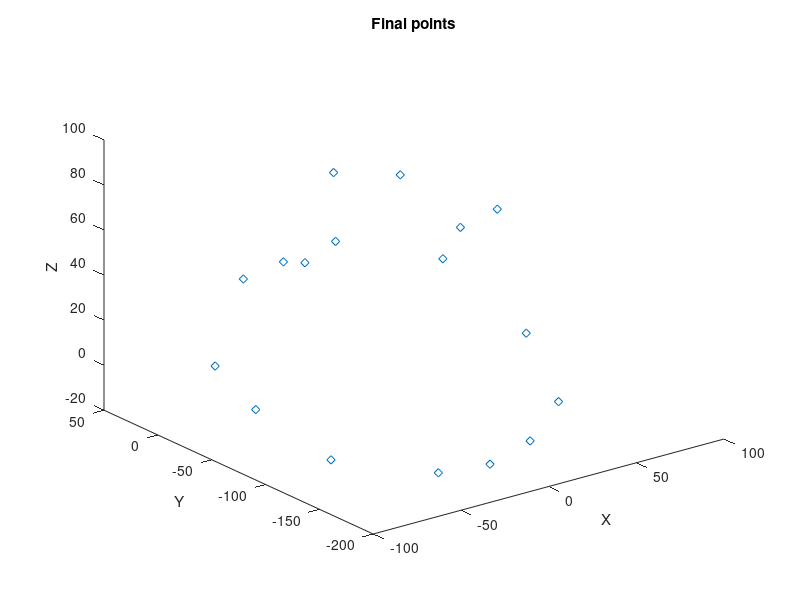

Recreate this plot in MATLAB. (Note: this script raises an error after producing the figure.)
addpath('myfuncs/');
addpath('helperfuncs/');
load('shake_6_9.mat');

% MATLAB XYZ convention
final_points = final_points.'
figure;
plot3(final_points(:,1), final_points(:,2), final_points(:,3), 'd');
title('Final points');

xlabel('X');
ylabel('Y');
zlabel('Z');

for i = 1:1:length(final_points)
    text(final_points(i,1), final_points(i,2), final_points(i,3),string(i));
end

Fpz = final_points(1,:);
Fp2 = final_points(12,:);
F8 = final_points(11,:);
T4 = final_points(10,:);
T6 = final_points(9,:);
O2 = final_points(8,:);
Oz = final_points(7,:);
O1 = final_points(6,:);
T5 = final_points(5,:);
T3 = final_points(4,:);
F7 = final_points(3,:);
Fp1 = final_points(2,:);
Fz = final_points(16,:);
Cz = final_points(14,:);
Pz = final_points(17,:);
C4 = final_points(15,:);
C3 = final_points(13,:);

% [ x, y, z ; x, y, z;]


%% P3 spline approximation
%% Find X
%% Extract out the X and Y values of spline points
spline_pts = [T5; Pz; T6];
x_vector = spline_pts(:,1);
z_vector = spline_pts(:,3);
[xxdata, zzdata] = splineplot(x_vector, z_vector);
[P3_XZ,~,~] = interparc(0.25, xxdata, zzdata,'spline');

% Visual XZ spline plot
figure;
plot(P3_XZ(1), P3_XZ(2) ,'d');
hold on;
plot(x_vector, z_vector, 'o');
plot(xxdata, zzdata);

% Find Y & Z
%% Extract out the Y and Z values of spline points
spline_pts2 = [O1; C3; Fp1];
y_spline = spline_pts2(:,2);
z_spline = spline_pts2(:,3);

[xx_fit2, yy_fit2] = splineplot(y_spline, z_spline);
[P3_YZ,~,~] = interparc(0.25, xx_fit2, yy_fit2,'spline');
P3 = [P3_XZ(1) , P3_YZ(1), P3_YZ(2)];

% Visual YZ spline plot
figure;
plot(P3_YZ(1), P3_YZ(2),'d');
hold on;
plot(y_spline, z_spline, 'o');
plot(xx_fit2, yy_fit2);

%% P4 spline approximation
% % Find X
spline_pts = [T5; Pz; T6];
x_vector = spline_pts(:,1);
z_vector = spline_pts(:,3);
[xxdata, zzdata] = splineplot(x_vector, z_vector);
[P4_XZ,~,~] = interparc(0.75, xxdata, zzdata,'spline');

% Visual XZ spline plot
figure;
plot(P4_XZ(1), P4_XZ(2) ,'d');
hold on;
plot(x_vector, z_vector, 'o');
plot(xxdata, zzdata);

% Find Y & Z
spline_pts3 = [O2; C4; Fp2];
y_spline = spline_pts3(:,2);
z_spline = spline_pts3(:,3);
[yy_fit3, zz_fit3] = splineplot(y_spline, z_spline);

[P4_YZ,~,~] = interparc(0.25, yy_fit3, zz_fit3,'spline');
P4 = [P4_XZ(1) , P4_YZ(1), P4_YZ(2)];

% Visual YZ spline plot
figure;
plot(P4_YZ(1), P4_YZ(2),'d');
hold on;
plot(y_spline, z_spline, 'o');
plot(yy_fit3, zz_fit3);

%% F4 spline approximation
% % Find X
spline_pts4 = [F7; Fz; F8];
x_spline = spline_pts4(:,1);
z_spline = spline_pts4(:,3);
[xxdata4, zzdata4] = splineplot(x_spline, z_spline);
[F4_XZ,~,~] = interparc(0.75, xxdata4,zzdata4,'spline'); % F4 is located from the right 

% Visual XZ spline plot
figure;
plot(F4_XZ(1), F4_XZ(2) ,'d'); % the predicted points
hold on;
plot(x_spline, z_spline, 'o'); % the points
plot(xxdata4, zzdata4); % spline

% Find Z Y Coordinate this spline3 is similar to the one used to find ZY of
% P4 however we find at the 75% position
y_spline = spline_pts3(:,2);
z_spline = spline_pts3(:,3);
[yy_fit3, zz_fit3] = splineplot(y_spline, z_spline);

[P4_YZ,~,~] = interparc(0.75, yy_fit3, zz_fit3,'spline');
P4 = [P4_XZ(1) , P4_YZ(1), P4_YZ(2)];

% Visual YZ spline plot
figure;
plot(P4_YZ(1), P4_YZ(2),'d');
hold on;
plot(y_spline, z_spline, 'o');
plot(yy_fit3, zz_fit3);


%% F3 spline approximation
% % Find X same spline approx as F4 to find x position
spline_pts4 = [F7; Fz; F8];
x_spline = spline_pts4(:,1);
z_spline = spline_pts4(:,3);
[xxdata4, zzdata4] = splineplot(x_spline, z_spline);
[F3_XZ,~,~] = interparc(0.25, xxdata4,zzdata4,'spline'); % F3 is located from the right 

% Visual XZ spline plot
figure;
plot(F3_XZ(1), F3_XZ(2) ,'d'); % the predicted points
hold on;
plot(x_spline, z_spline, 'o'); % the points
plot(xxdata4, zzdata4); % spline

% Find Z and Y
spline_pts2 = [O1; C3; Fp1];
y_spline = spline_pts2(:,2);
z_spline = spline_pts2(:,3);

[yy_fit2, zz_fit2] = splineplot(y_spline, z_spline);
[F3_YZ,~,~] = interparc(0.75, yy_fit2, zz_fit2,'spline');
F3 = [F3_YZ(1) , F3_YZ(1), F3_YZ(2)];

hold on;
plot(F3_YZ(1), F3_YZ(2), 'o');


% Fpz_static = static_points(1,:);
% Fp2_static = static_points(9,:);
% F8_static = static_points(18,:);
% T4_static = static_points(15,:);
% T6_static = static_points(5,:);
% O2_static = static_points(3,:);
% Oz_static = static_points(12,:);
% O1_static = static_points(6,:);
% T5_static = static_points(14,:);
% T3_static = static_points(20,:);
% F7_static = static_points(10,:);
% Fp1_static = static_points(21,:);
% Fz_static = static_points(7,:);
% Cz_static = static_points(16,:);
% Pz_static = static_points(11,:);
% C4_static = static_points(19,:);
% C3_static = static_points(17,:);
% 
% F4_static = static_points(4,:);
% 
% F3_static = static_points(2,:);
% 
% P3_static = static_points(8,:);
% 
% P4_static = static_points(13,:);
% 
% 
% Fpz_diff = norm(Fpz -Fpz_static);
% Fp2_diff = norm(Fp2 -Fp2_static);
% F8_diff = norm(F8 - F8_static);
% T4_diff = norm(T4 -T4_static);
% T6_diff = norm(T6 -T6_static);
% O2_diff = norm(O2 -O2_static);
% Oz_diff =norm(Oz -Oz_static);
% O1_diff = norm(O1 -O1_static);
% T5_diff = norm(T5 -T5_static);
% T3_diff = norm(T3 -T3_static);
% F7_diff = norm(F7 -F7_static);
% Fp1_diff = norm(Fp1 -Fp1_static);
% Fz_diff = norm(Fz -Fz_static);
% Cz_diff = norm(Cz -Cz_static);
% Pz_diff = norm(Pz -Pz_static);
% C4_diff = norm(C4 -C4_static);5
% C3_diff = norm(C3 -C3_static);
% 
% F4_diff = norm(F4 - F4_static)
% 
% F3_diff = norm(F3 - F3_static)
% 
% P3_diff = norm(P3 - P3_static)
% 
% P4_diff = norm(P4 - P4_static)

figure;
predicted = [Fpz; Fp2; F8; T4; T6; O2; Oz; O1; T5; T3; F7; Fp1; Fz; Cz; Pz; C4; C3; F4; F3; P3; P4 ];
hold on;
plot3(predicted(:,1), predicted(:,2), predicted(:,3), 'd');
plot3(F4(1), F4(2), F4(3), 'kd');
xlabel('x');
ylabel('y');
zlabel('z');
